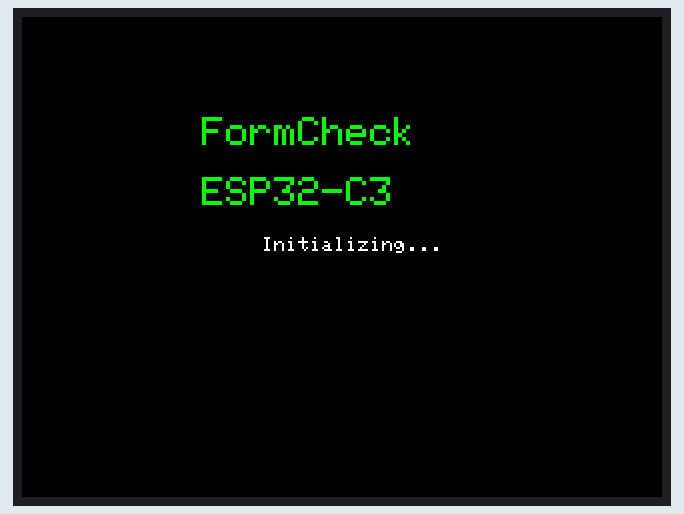
Simulated run of this sketch. Board: ESP32-C3. Shown: 320×240 colour display. WiFi joins after 1.5 s; servers stay silent unless stated; what the sketch prints to the serial monitor is not drawn.

Above: at 1.3 s.
At 4.9 s:
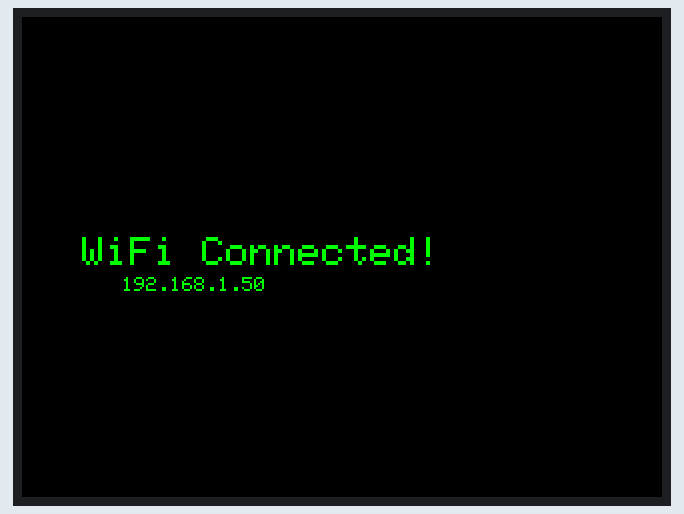
At 7.2 s:
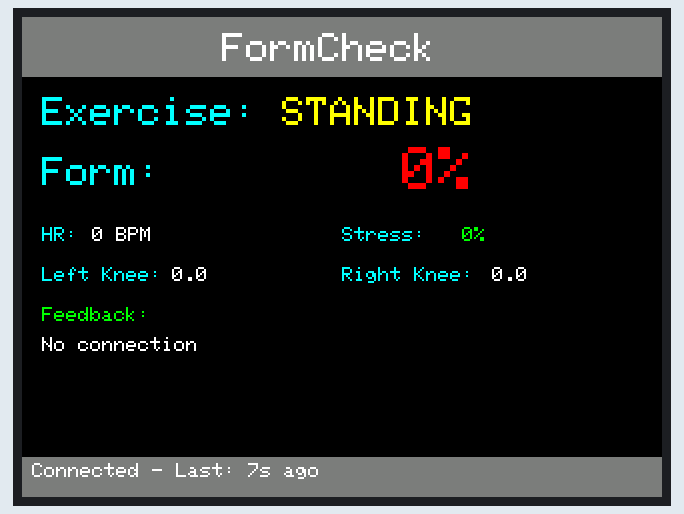
At 34.1 s:
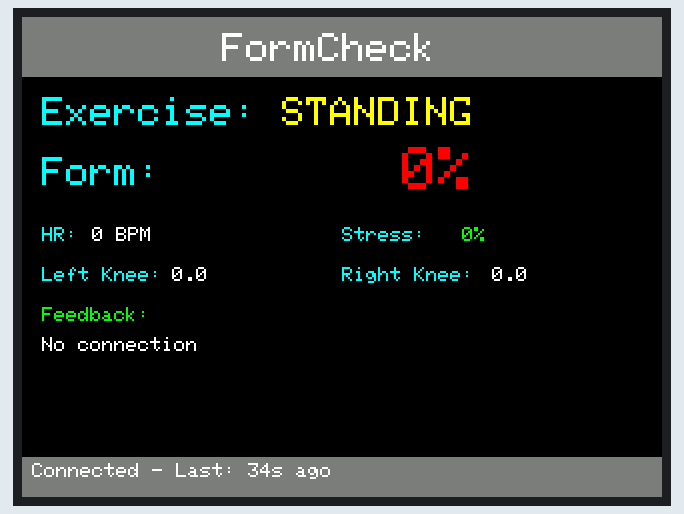

Measured:
- what the display in image 0 shows lasts 3.5 s, from 1.3 s to 4.8 s
- what the display in image 1 shows lasts 2.4 s, from 4.8 s to 7.2 s

The sketch:

ESP32_C3_TFT_DISPLAY.ino
```cpp
/*

  Wiring
  ESP32-C3 GPIO 4 (A4) → TFT CLK
  ESP32-C3 GPIO 6      → TFT MOSI
  ESP32-C3 GPIO 5 (A5) → TFT MISO
  ESP32-C3 GPIO 7      → TFT CS
  ESP32-C3 GPIO 2 (A2) → TFT DC
  ESP32-C3 GPIO 3 (A3) → TFT RST
  ESP32-C3 3.3V        → TFT VCC
  ESP32-C3 GND         → TFT GND
  ESP32-C3 3.3V        → TFT LED

  Edit only lines 25-27 (WiFi + server IP)
*/

#include <TFT_eSPI.h>
#include <WiFi.h>
#include <HTTPClient.h>
#include <ArduinoJson.h>

// ═══════════════════════════════════════════════════════════════
// Configuration - EDIT THESE 3 LINES ONLY
// ═══════════════════════════════════════════════════════════════

const char* ssid = "WIFI_SSID";              // ← CHANGE
const char* password = "WIFI_PASSWORD";      // ← CHANGE
const char* flaskServerUrl = "http://192.168.0.165:5000";  // ← CHANGE to your laptop IP

// ═══════════════════════════════════════════════════════════════
// ESP32-C3 Pin Configuration (DO NOT CHANGE - Hardware optimized)
// ═══════════════════════════════════════════════════════════════

// SPI Pins (Fixed on ESP32-C3)
#define TFT_CLK   4      // GPIO 4 (A4)  - SPI Clock
#define TFT_MOSI  6      // GPIO 6       - SPI Data In
#define TFT_MISO  5      // GPIO 5 (A5)  - SPI Data Out

// Control Pins
#define TFT_CS    7      // GPIO 7       - Chip Select
#define TFT_DC    2      // GPIO 2 (A2)  - Data/Command
#define TFT_RST   3      // GPIO 3 (A3)  - Reset

// ═══════════════════════════════════════════════════════════════
// TFT Display Setup
// ═══════════════════════════════════════════════════════════════

TFT_eSPI tft = TFT_eSPI();

// ═══════════════════════════════════════════════════════════════
// Data Structure
// ═══════════════════════════════════════════════════════════════

struct FormData {
  String exercise;
  int formScore;
  float leftKnee;
  float rightKnee;
  float heartRate;
  float stress;
  String feedback;
  unsigned long timestamp;
};

FormData currentFormData = {"STANDING", 0, 0, 0, 0, 0, "Initializing...", 0};

// ═══════════════════════════════════════════════════════════════
// WiFi Setup
// ═══════════════════════════════════════════════════════════════

void setupWiFi() {
  Serial.print("Connecting to WiFi: ");
  Serial.println(ssid);

  WiFi.begin(ssid, password);

  int attempts = 0;
  while (WiFi.status() != WL_CONNECTED && attempts < 20) {
    delay(500);
    Serial.print(".");
    attempts++;
  }
  Serial.println();

  if (WiFi.status() == WL_CONNECTED) {
    Serial.println("✓ WiFi Connected!");
    Serial.print("IP: ");
    Serial.println(WiFi.localIP());

    // Show on TFT
    tft.fillScreen(TFT_BLACK);
    tft.setTextColor(TFT_GREEN, TFT_BLACK);
    tft.setTextSize(2);
    tft.drawString("WiFi Connected!", 30, 110);
    tft.setTextSize(1);
    tft.drawString(WiFi.localIP().toString().c_str(), 50, 130);
    delay(2000);
  } else {
    Serial.println("✗ WiFi Connection Failed!");
    tft.fillScreen(TFT_BLACK);
    tft.setTextColor(TFT_RED, TFT_BLACK);
    tft.setTextSize(2);
    tft.drawString("WiFi Failed!", 50, 110);
  }
}

// ═══════════════════════════════════════════════════════════════
// Fetch Dashboard Data from Flask Server
// ═══════════════════════════════════════════════════════════════

bool fetchDashboardData() {
  if (WiFi.status() != WL_CONNECTED) {
    return false;
  }

  HTTPClient http;
  String dashboardUrl = String(flaskServerUrl) + "/api/tft/dashboard";

  http.begin(dashboardUrl);
  int httpCode = http.GET();

  if (httpCode == 200) {
    String payload = http.getString();

    // Parse JSON response
    StaticJsonDocument<500> doc;
    DeserializationError error = deserializeJson(doc, payload);

    if (!error) {
      JsonObject analysis = doc["analysis"];
      JsonObject sensors = doc["sensors"];

      // Extract analysis data
      currentFormData.exercise = analysis["exercise"] | "STANDING";
      currentFormData.formScore = analysis["form_score"] | 0;
      currentFormData.feedback = analysis["feedback"] | "Waiting...";

      // Extract angles
      if (analysis.containsKey("angles")) {
        currentFormData.leftKnee = analysis["angles"]["left_knee"] | 0;
        currentFormData.rightKnee = analysis["angles"]["right_knee"] | 0;
      }

      // Extract sensor data
      currentFormData.heartRate = sensors["heart_rate"] | 0;
      currentFormData.stress = sensors["stress"] | 0;

      currentFormData.timestamp = millis();

      http.end();
      return true;
    }
  }

  http.end();
  return false;
}

// ═══════════════════════════════════════════════════════════════
// Display Dashboard on TFT
// ═══════════════════════════════════════════════════════════════

void displayDashboard() {
  // Clear screen
  tft.fillScreen(TFT_BLACK);

  // Title bar
  tft.fillRect(0, 0, 320, 30, TFT_DARKGREY);
  tft.setTextColor(TFT_WHITE, TFT_DARKGREY);
  tft.setTextSize(2);
  tft.drawString("FormCheck", 100, 8);

  // Exercise Type
  tft.setTextColor(TFT_CYAN, TFT_BLACK);
  tft.setTextSize(2);
  tft.drawString("Exercise:", 10, 40);
  tft.setTextColor(TFT_YELLOW, TFT_BLACK);
  tft.drawString(currentFormData.exercise.c_str(), 130, 40);

  // Form Score - Color coded
  uint16_t scoreColor;
  if (currentFormData.formScore >= 80) {
    scoreColor = TFT_GREEN;
  } else if (currentFormData.formScore >= 60) {
    scoreColor = TFT_YELLOW;
  } else {
    scoreColor = TFT_RED;
  }

  tft.setTextColor(TFT_CYAN, TFT_BLACK);
  tft.setTextSize(2);
  tft.drawString("Form:", 10, 70);
  tft.setTextColor(scoreColor, TFT_BLACK);
  tft.setTextSize(3);
  String scoreStr = String(currentFormData.formScore) + "%";
  tft.drawString(scoreStr.c_str(), 190, 65);

  // Heart Rate
  tft.setTextColor(TFT_CYAN, TFT_BLACK);
  tft.setTextSize(1);
  tft.drawString("HR:", 10, 105);
  tft.setTextColor(TFT_WHITE, TFT_BLACK);
  String hrStr = String((int)currentFormData.heartRate) + " BPM";
  tft.drawString(hrStr.c_str(), 35, 105);

  // Stress Level - Color coded
  uint16_t stressColor;
  if (currentFormData.stress < 40) {
    stressColor = TFT_GREEN;
  } else if (currentFormData.stress < 70) {
    stressColor = TFT_YELLOW;
  } else {
    stressColor = TFT_RED;
  }

  tft.setTextColor(TFT_CYAN, TFT_BLACK);
  tft.drawString("Stress:", 160, 105);
  tft.setTextColor(stressColor, TFT_BLACK);
  String stressStr = String((int)currentFormData.stress) + "%";
  tft.drawString(stressStr.c_str(), 220, 105);

  // Joint Angles
  tft.setTextColor(TFT_CYAN, TFT_BLACK);
  tft.setTextSize(1);
  tft.drawString("Left Knee:", 10, 125);
  tft.setTextColor(TFT_WHITE, TFT_BLACK);
  tft.drawString(String(currentFormData.leftKnee, 1).c_str(), 75, 125);

  tft.setTextColor(TFT_CYAN, TFT_BLACK);
  tft.drawString("Right Knee:", 160, 125);
  tft.setTextColor(TFT_WHITE, TFT_BLACK);
  tft.drawString(String(currentFormData.rightKnee, 1).c_str(), 235, 125);

  // Feedback
  tft.setTextColor(TFT_GREEN, TFT_BLACK);
  tft.setTextSize(1);
  tft.drawString("Feedback:", 10, 145);
  tft.setTextColor(TFT_WHITE, TFT_BLACK);
  tft.drawString(currentFormData.feedback.c_str(), 10, 160);

  // Status Bar at Bottom
  tft.fillRect(0, 220, 320, 20, TFT_DARKGREY);
  tft.setTextColor(TFT_WHITE, TFT_DARKGREY);
  tft.setTextSize(1);

  unsigned long secondsAgo = (millis() - currentFormData.timestamp) / 1000;
  String status = "Connected - Last: " + String(secondsAgo) + "s ago";
  tft.drawString(status.c_str(), 5, 223);
}

// ═══════════════════════════════════════════════════════════════
// Setup TFT Display
// ═══════════════════════════════════════════════════════════════

void setupTFT() {
  tft.init();
  tft.setRotation(1);  // Landscape
  tft.fillScreen(TFT_BLACK);

  // Splash screen
  tft.setTextColor(TFT_GREEN, TFT_BLACK);
  tft.setTextSize(2);
  tft.drawString("FormCheck", 90, 50);
  tft.drawString("ESP32-C3", 90, 80);

  tft.setTextColor(TFT_WHITE, TFT_BLACK);
  tft.setTextSize(1);
  tft.drawString("Initializing...", 120, 110);

  delay(2000);
}

// ═══════════════════════════════════════════════════════════════
// Setup
// ═══════════════════════════════════════════════════════════════

void setup() {
  Serial.begin(115200);
  delay(1000);

  Serial.println("\n╔═══════════════════════════════════════╗");
  Serial.println("║  FormCheck - ESP32-C3 TFT Display   ║");
  Serial.println("║  (Optimized for ESP32-C3)           ║");
  Serial.println("╚═══════════════════════════════════════╝\n");

  // Setup TFT
  Serial.println("Initializing TFT display...");
  setupTFT();

  // Setup WiFi
  Serial.println("Setting up WiFi...");
  setupWiFi();

  Serial.println("✓ Setup complete! Starting main loop...\n");
  Serial.println("Pin Configuration (ESP32-C3):");
  Serial.println("  GPIO 4 (A4) = CLK");
  Serial.println("  GPIO 6      = MOSI");
  Serial.println("  GPIO 5 (A5) = MISO");
  Serial.println("  GPIO 7      = CS");
  Serial.println("  GPIO 2 (A2) = DC");
  Serial.println("  GPIO 3 (A3) = RST");
  Serial.println();
}

// ═══════════════════════════════════════════════════════════════
// Main Loop
// ═══════════════════════════════════════════════════════════════

unsigned long lastUpdate = 0;
const unsigned long UPDATE_INTERVAL = 2000;  // Update every 2 seconds

void loop() {
  // Fetch data periodically
  if (millis() - lastUpdate > UPDATE_INTERVAL) {
    lastUpdate = millis();

    Serial.print("Fetching data from Flask server... ");

    if (fetchDashboardData()) {
      Serial.println("✓ Success");
    } else {
      Serial.println("✗ Failed");
      currentFormData.feedback = "No connection";
    }
  }

  // Display dashboard
  displayDashboard();

  delay(100);
}
```
